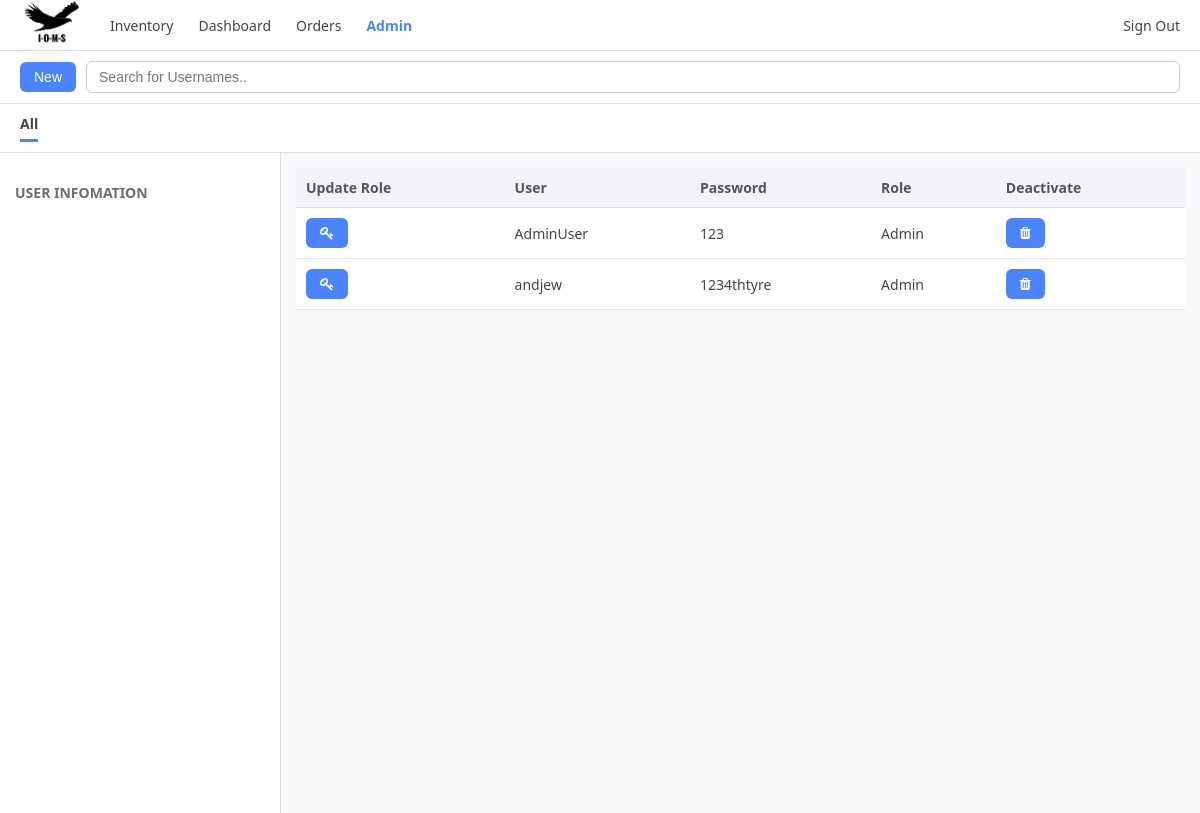
Before: /adminPage (signed in) with the older database file.
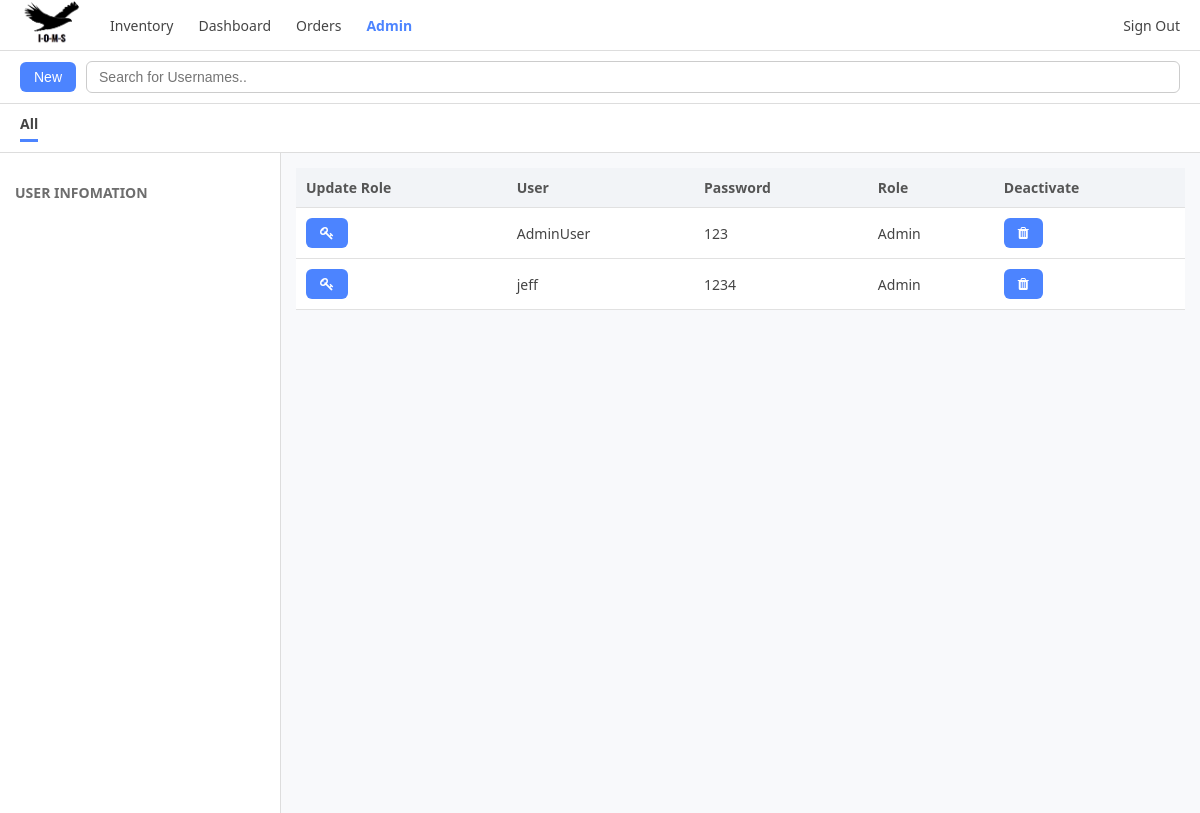
After: the same page with the newer database file.
### tables this page shows
CREATE TABLE USERS (UNIQUE_ID INTEGER PRIMARY KEY AUTOINCREMENT,
                                        Admin BOOLEAN,
                                        login_ID varchar(50),
                                        password varchar(50) not null);

### app.py (the view)
@app.route("/adminPage", methods=["GET","POST"])
def admin_page():
    if not session.get('is_admin'):
        return "Access Denied: Admins Only", 403
    item = get_user_table()
    return render_template("adminPage.html", item=item)

### app.py (called while the page is built)
def get_user_table():
    conn = sqlite3.connect("LoginData.db")
    cursor = conn.cursor()
    cursor.execute("SELECT * FROM USERS;")
    row = cursor.fetchall()
    conn.close()
    return row

### templates/adminPage.html (shortened to what this page needs)
<!DOCTYPE html>
<html lang="en">
<head>
<link rel="stylesheet" href="https://cdnjs.cloudflare.com/ajax/libs/font-awesome/4.7.0/css/font-awesome.min.css">
</head>
<body>
<div class="top-menu">
    <img src="/static/Logo-Small.png" class="logo">
    <a href="/userHome">Inventory</a>
    <div>Dashboard</div>
    <div>Orders</div>
    {% if session.is_admin %}
    <a href="/adminPage" class="active">Admin</a>
    {% endif %}
    <div class="info-right">
      <a href="/">Sign Out</a>
    </div>
</div>
<div class="action-bar">
  <form action="{{url_for('adminCreateUser')}}" method="get">
  <button id="addNewInventory" class="btn""> New</button>
  </form>
    <input type="text" id="searchInput" class="search-input" onkeyup="searchbar()" placeholder="Search for Usernames.." title="Type in a name">
</div>
<div class="subtabs">
    <div class="active">All</div>
</div>
<div class="page">
    <div class="sidebar">
        <h4>User Infomation</h4>
    </div>
    <div class="main">
        <table id="inventoryTable">
          <thead>
              <tr>
                <th>Update Role</th>
                <th>User</th>
                <th>Password</th>
                <th>Role</th>
                <th>Deactivate</th>
              </tr>
          </thead>
          <tbody>
        {% for row in item %}
        <tr>
            <td>
                <form action="{{url_for('UpdateRole',user_id=row[0])}}" method="post">
                <button id="Update"class="btn">
                    <i class="fa fa-key"></i>
                </button>
                </form>
            </td>
            <td>{{ row[2] }}</td>
            <td>{{ row[3] }}</td>
            <td>
                {%if row[1]%}
                    Admin
                {% else %}
                    User
                {% endif %}
            </td>
            <td>
            <form action="{{ url_for('delete_user', user_id=row[0])}}" method="post">
            <button class="btn" type="submit">
                <i class="fa fa-trash"></i>
            </button>
            </form>
            </td>
        </tr>
      {% endfor %}
          </tbody>
      </table>
    </div>
</div>
</body>
</html>

### templates/adminPage.html (style rules this page uses)
body { margin: 0; font-family: "Segoe UI", Arial, sans-serif; background: #f8f9fb; color: #444; }
.top-menu { display: flex; align-items: center; height: 50px; background: #ffffff; border-bottom: 1px solid #ddd; padding: 0 20px; gap: 25px; font-size: 14px; }
.top-menu div { cursor: pointer; }
.top-menu .active { font-weight: 600; color: #4c84ff; }
.action-bar { padding: 10px 20px; background: #ffffff; border-bottom: 1px solid #ddd; display: flex; gap: 10px; align-items: center; }
.search-input { flex: 1; padding: 7px 12px; font-size: 14px; border: 1px solid #ccc; border-radius: 6px; }
.btn { background: #4c84ff; border: none; padding: 7px 14px; border-radius: 6px; color: white; font-size: 14px; cursor: pointer; }
.subtabs { display: flex; padding: 10px 20px; background: #ffffff; border-bottom: 1px solid #ddd; gap: 20px; font-size: 14px; }
.subtabs div { cursor: pointer; padding-bottom: 6px; }
.subtabs .active { font-weight: bold; border-bottom: 3px solid #4c84ff; }
.page { display: flex; height: calc(100vh - 140px); }
.sidebar { width: 250px; background: #ffffff; border-right: 1px solid #ddd; padding: 15px; overflow-y: auto; }
.sidebar h4 { margin: 15px 0 5px; color: #6d6d6d; font-size: 14px; text-transform: uppercase; }
.main { flex: 1; padding: 15px; overflow-x: auto; }
table { width: 100%; border-collapse: collapse; background: #ffffff; text-align: left; }
thead { background: #f2f4f7; }
th, td { padding: 10px; border-bottom: 1px solid #e1e1e1; font-size: 14px; }
th { font-weight: 600; color: #555; }
.info-right { margin-left: auto; display: flex; align-items: center; gap: 8px; }
.logo { height: 65px; width: 65px; border-radius: 50%; }
.top-menu a { cursor: pointer; text-decoration: none; color: inherit; }
.top-menu a.active { font-weight: 600; color: #4c84ff; }

Changed rows visible on the page:
removed USERS: login_ID "andjew", password "1234thtyre", Admin "Admin"
added USERS: login_ID "jeff", password "1234", Admin "Admin"
